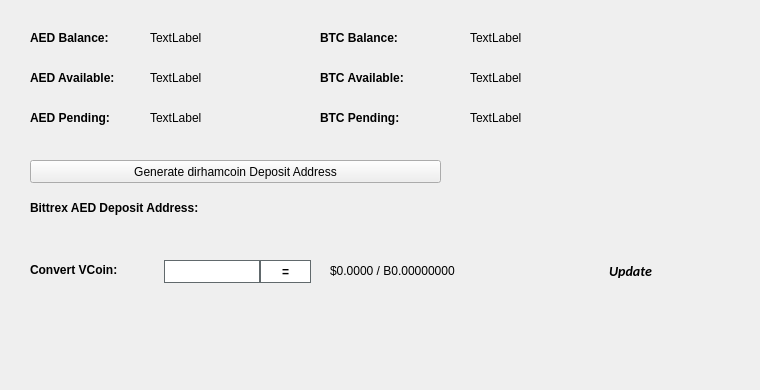
   <widget class="QWidget" name="BalanceTab">
    <attribute name="title">
     <string>Balance</string>
    </attribute>
    <widget class="QLabel" name="BitcoinBalanceLabel">
     <property name="geometry">
      <rect>
       <x>470</x>
       <y>30</y>
       <width>150</width>
       <height>16</height>
      </rect>
     </property>
     <property name="text">
      <string>TextLabel</string>
     </property>
    </widget>
    <widget class="QLabel" name="AEDBalanceLabel">
     <property name="geometry">
      <rect>
       <x>150</x>
       <y>30</y>
       <width>150</width>
       <height>16</height>
      </rect>
     </property>
     <property name="text">
      <string>TextLabel</string>
     </property>
    </widget>
    <widget class="QLabel" name="label_11">
     <property name="geometry">
      <rect>
       <x>30</x>
       <y>30</y>
       <width>101</width>
       <height>16</height>
      </rect>
     </property>
     <property name="font">
      <font>
       <weight>75</weight>
       <bold>true</bold>
      </font>
     </property>
     <property name="text">
      <string>AED Balance:</string>
     </property>
    </widget>
    <widget class="QLabel" name="label_12">
     <property name="geometry">
      <rect>
       <x>320</x>
       <y>30</y>
       <width>101</width>
       <height>16</height>
      </rect>
     </property>
     <property name="font">
      <font>
       <weight>75</weight>
       <bold>true</bold>
      </font>
     </property>
     <property name="text">
      <string>BTC Balance:</string>
     </property>
    </widget>
    <widget class="QLabel" name="AEDAvailableLabel_2">
     <property name="geometry">
      <rect>
       <x>150</x>
       <y>70</y>
       <width>150</width>
       <height>16</height>
      </rect>
     </property>
     <property name="text">
      <string>TextLabel</string>
     </property>
    </widget>
    <widget class="QLabel" name="label_13">
     <property name="geometry">
      <rect>
       <x>30</x>
       <y>70</y>
       <width>111</width>
       <height>16</height>
      </rect>
     </property>
     <property name="font">
      <font>
       <weight>75</weight>
       <bold>true</bold>
      </font>
     </property>
     <property name="text">
      <string>AED Available:</string>
     </property>
    </widget>
    <widget class="QLabel" name="label_14">
     <property name="geometry">
      <rect>
       <x>30</x>
       <y>110</y>
       <width>101</width>
       <height>16</height>
      </rect>
     </property>
     <property name="font">
      <font>
       <weight>75</weight>
       <bold>true</bold>
      </font>
     </property>
     <property name="text">
      <string>AED Pending:</string>
     </property>
    </widget>
    <widget class="QLabel" name="AEDPendingLabel">
     <property name="geometry">
      <rect>
       <x>150</x>
       <y>110</y>
       <width>150</width>
       <height>16</height>
      </rect>
     </property>
     <property name="text">
      <string>TextLabel</string>
     </property>
    </widget>
    <widget class="QLabel" name="label_15">
     <property name="geometry">
      <rect>
       <x>320</x>
       <y>70</y>
       <width>111</width>
       <height>16</height>
      </rect>
     </property>
     <property name="font">
      <font>
       <weight>75</weight>
       <bold>true</bold>
      </font>
     </property>
     <property name="text">
      <string>BTC Available:</string>
     </property>
    </widget>
    <widget class="QLabel" name="BitcoinAvailableLabel">
     <property name="geometry">
      <rect>
       <x>470</x>
       <y>70</y>
       <width>150</width>
       <height>16</height>
      </rect>
     </property>
     <property name="text">
      <string>TextLabel</string>
     </property>
    </widget>
    <widget class="QLabel" name="label_31">
     <property name="geometry">
      <rect>
       <x>320</x>
       <y>110</y>
       <width>111</width>
       <height>16</height>
      </rect>
     </property>
     <property name="font">
      <font>
       <weight>75</weight>
       <bold>true</bold>
      </font>
     </property>
     <property name="text">
      <string>BTC Pending:</string>
     </property>
    </widget>
    <widget class="QLabel" name="BitcoinPendingLabel">
     <property name="geometry">
      <rect>
       <x>470</x>
       <y>110</y>
       <width>150</width>
       <height>16</height>
      </rect>
     </property>
     <property name="text">
      <string>TextLabel</string>
     </property>
    </widget>
    <widget class="QLabel" name="label_33">
     <property name="geometry">
      <rect>
       <x>30</x>
       <y>200</y>
       <width>221</width>
       <height>16</height>
      </rect>
     </property>
     <property name="font">
      <font>
       <weight>75</weight>
       <bold>true</bold>
      </font>
     </property>
     <property name="text">
      <string>Bittrex AED Deposit Address:</string>
     </property>
    </widget>
    <widget class="QPushButton" name="GenDepositBTN">
     <property name="geometry">
      <rect>
       <x>30</x>
       <y>160</y>
       <width>411</width>
       <height>23</height>
      </rect>
     </property>
     <property name="text">
      <string>Generate dirhamcoin Deposit Address</string>
     </property>
     <property name="icon">
      <iconset resource="../dirhamcoin.qrc">
       <normaloff>:/icons/bitcoin</normaloff>:/icons/bitcoin</iconset>
     </property>
    </widget>
    <widget class="QLabel" name="DepositAddressLabel">
     <property name="geometry">
      <rect>
       <x>200</x>
       <y>200</y>
       <width>261</width>
       <height>16</height>
      </rect>
     </property>
     <property name="palette">
      <palette>
       <active>
        <colorrole role="WindowText">
         <brush brushstyle="SolidPattern">
          <color alpha="255">
           <red>0</red>
           <green>0</green>
           <blue>0</blue>
          </color>
         </brush>
        </colorrole>
        <colorrole role="Text">
         <brush brushstyle="SolidPattern">
          <color alpha="255">
           <red>0</red>
           <green>0</green>
           <blue>255</blue>
          </color>
         </brush>
        </colorrole>
       </active>
       <inactive>
        <colorrole role="WindowText">
         <brush brushstyle="SolidPattern">
          <color alpha="255">
           <red>0</red>
           <green>0</green>
           <blue>0</blue>
          </color>
         </brush>
        </colorrole>
        <colorrole role="Text">
         <brush brushstyle="SolidPattern">
          <color alpha="255">
           <red>0</red>
           <green>0</green>
           <blue>255</blue>
          </color>
         </brush>
        </colorrole>
       </inactive>
       <disabled>
        <colorrole role="WindowText">
         <brush brushstyle="SolidPattern">
          <color alpha="255">
           <red>120</red>
           <green>120</green>
           <blue>120</blue>
          </color>
         </brush>
        </colorrole>
        <colorrole role="Text">
         <brush brushstyle="SolidPattern">
          <color alpha="255">
           <red>120</red>
           <green>120</green>
           <blue>120</blue>
          </color>
         </brush>
        </colorrole>
       </disabled>
      </palette>
     </property>
     <property name="font">
      <font>
       <weight>75</weight>
       <bold>true</bold>
      </font>
     </property>
     <property name="text">
      <string/>
     </property>
     <property name="alignment">
      <set>Qt::AlignRight|Qt::AlignTrailing|Qt::AlignVCenter</set>
     </property>
     <property name="textInteractionFlags">
      <set>Qt::LinksAccessibleByMouse|Qt::TextSelectableByKeyboard|Qt::TextSelectableByMouse</set>
     </property>
    </widget>
    <widget class="QLabel" name="label_8">
     <property name="geometry">
      <rect>
       <x>460</x>
       <y>300</y>
       <width>281</width>
       <height>81</height>
      </rect>
     </property>
     <property name="text">
      <string/>
     </property>
     <property name="pixmap">
      <pixmap>:/images/bittrex</pixmap>
     </property>
    </widget>
    <widget class="QWidget" name="widgetConversion" native="true">
     <property name="geometry">
      <rect>
       <x>0</x>
       <y>250</y>
       <width>751</width>
       <height>43</height>
      </rect>
     </property>
     <property name="minimumSize">
      <size>
       <width>0</width>
       <height>43</height>
      </size>
     </property>
     <property name="styleSheet">
      <string notr="true"/>
     </property>
     <widget class="QPushButton" name="btnUpdateMarketData">
      <property name="geometry">
       <rect>
        <x>575</x>
        <y>0</y>
        <width>111</width>
        <height>41</height>
       </rect>
      </property>
      <property name="sizePolicy">
       <sizepolicy hsizetype="Expanding" vsizetype="Expanding">
        <horstretch>0</horstretch>
        <verstretch>0</verstretch>
       </sizepolicy>
      </property>
      <property name="font">
       <font>
        <family>calibri</family>
        <pointsize>-1</pointsize>
        <weight>75</weight>
        <italic>true</italic>
        <bold>true</bold>
       </font>
      </property>
      <property name="styleSheet">
       <string notr="true">margin:0px;text-align:center;padding:2px;border-radius:3px;font-style:italic;width:100px;font-size:14px;font-family:calibri;font-weight:600;</string>
      </property>
      <property name="text">
       <string>Update</string>
      </property>
      <property name="iconSize">
       <size>
        <width>150</width>
        <height>35</height>
       </size>
      </property>
      <property name="autoDefault">
       <bool>true</bool>
      </property>
      <property name="default">
       <bool>true</bool>
      </property>
     </widget>
     <widget class="QLabel" name="lblConvertVCoin">
      <property name="geometry">
       <rect>
        <x>30</x>
        <y>10</y>
        <width>131</width>
        <height>20</height>
       </rect>
      </property>
      <property name="styleSheet">
       <string notr="true"/>
      </property>
      <property name="text">
       <string>&lt;html&gt;&lt;head/&gt;&lt;body&gt;&lt;p&gt;&lt;span style=&quot; font-weight:600;&quot;&gt;Convert VCoin:&lt;/span&gt;&lt;/p&gt;&lt;/body&gt;&lt;/html&gt;</string>
      </property>
     </widget>
     <widget class="QLineEdit" name="txtConvertVCoinQty">
      <property name="geometry">
       <rect>
        <x>160</x>
        <y>10</y>
        <width>100</width>
        <height>23</height>
       </rect>
      </property>
      <property name="minimumSize">
       <size>
        <width>100</width>
        <height>23</height>
       </size>
      </property>
      <property name="maximumSize">
       <size>
        <width>100</width>
        <height>16777215</height>
       </size>
      </property>
      <property name="styleSheet">
       <string notr="true">border: 1px solid #61696c;margin-left:4px;</string>
      </property>
     </widget>
     <widget class="QPushButton" name="btnConvertdirhamcoin">
      <property name="geometry">
       <rect>
        <x>260</x>
        <y>10</y>
        <width>51</width>
        <height>23</height>
       </rect>
      </property>
      <property name="minimumSize">
       <size>
        <width>0</width>
        <height>23</height>
       </size>
      </property>
      <property name="styleSheet">
       <string notr="true">border:1px solid #61696c;background:white;font-weight:600;</string>
      </property>
      <property name="text">
       <string>=</string>
      </property>
     </widget>
     <widget class="QLabel" name="lblConvertVCoinResults">
      <property name="geometry">
       <rect>
        <x>330</x>
        <y>0</y>
        <width>201</width>
        <height>41</height>
       </rect>
      </property>
      <property name="styleSheet">
       <string notr="true"/>
      </property>
      <property name="text">
       <string>$0.0000 / B0.00000000</string>
      </property>
     </widget>
     <widget class="QLabel" name="iconOverviewUpdateWait">
      <property name="geometry">
       <rect>
        <x>670</x>
        <y>10</y>
        <width>24</width>
        <height>24</height>
       </rect>
      </property>
      <property name="text">
       <string/>
      </property>
      <property name="pixmap">
       <pixmap resource="../dirhamcoin.qrc">:/icons/transaction_1</pixmap>
      </property>
      <property name="scaledContents">
       <bool>true</bool>
      </property>
      <property name="alignment">
       <set>Qt::AlignCenter</set>
      </property>
     </widget>
    </widget>
   </widget>
